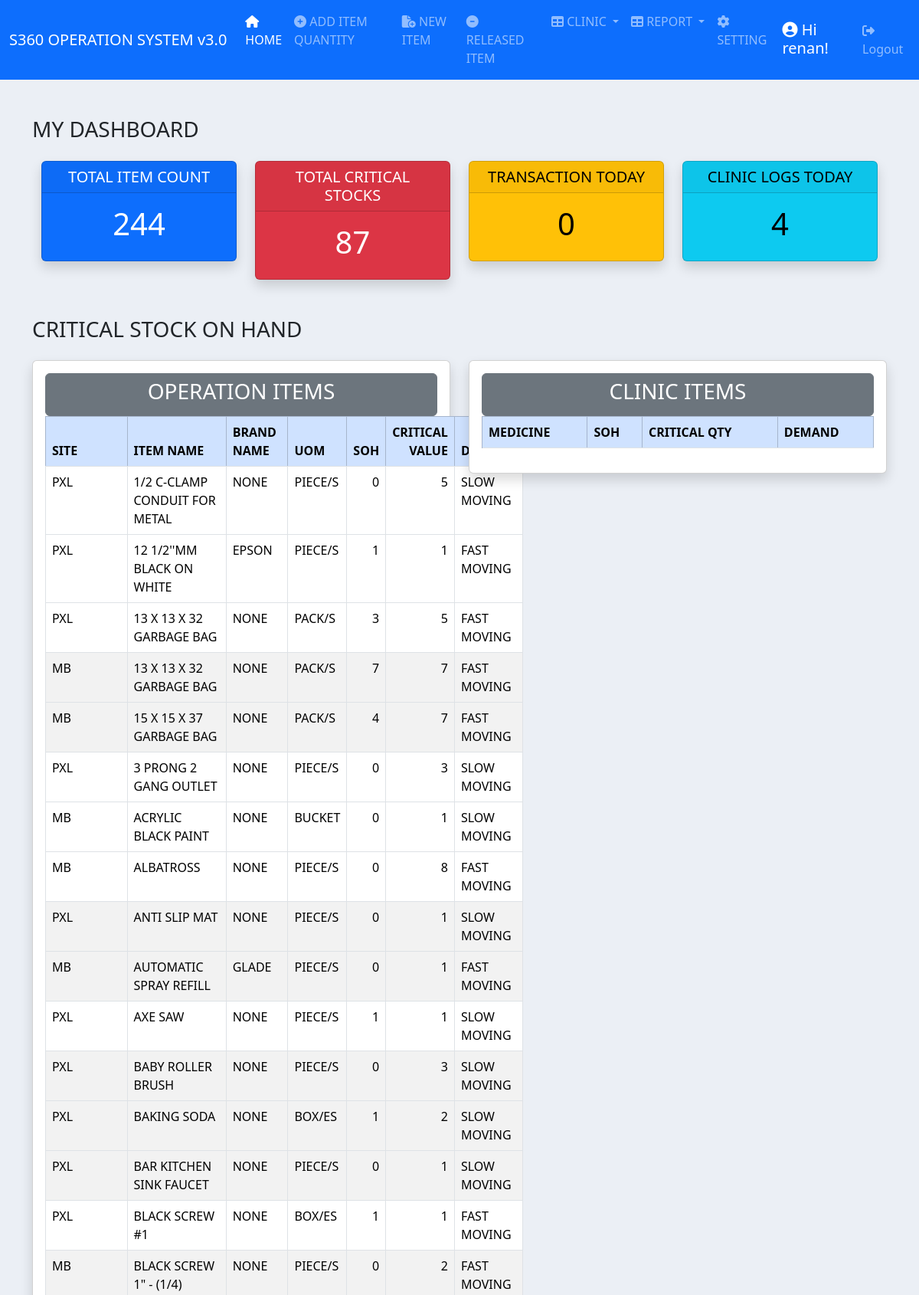
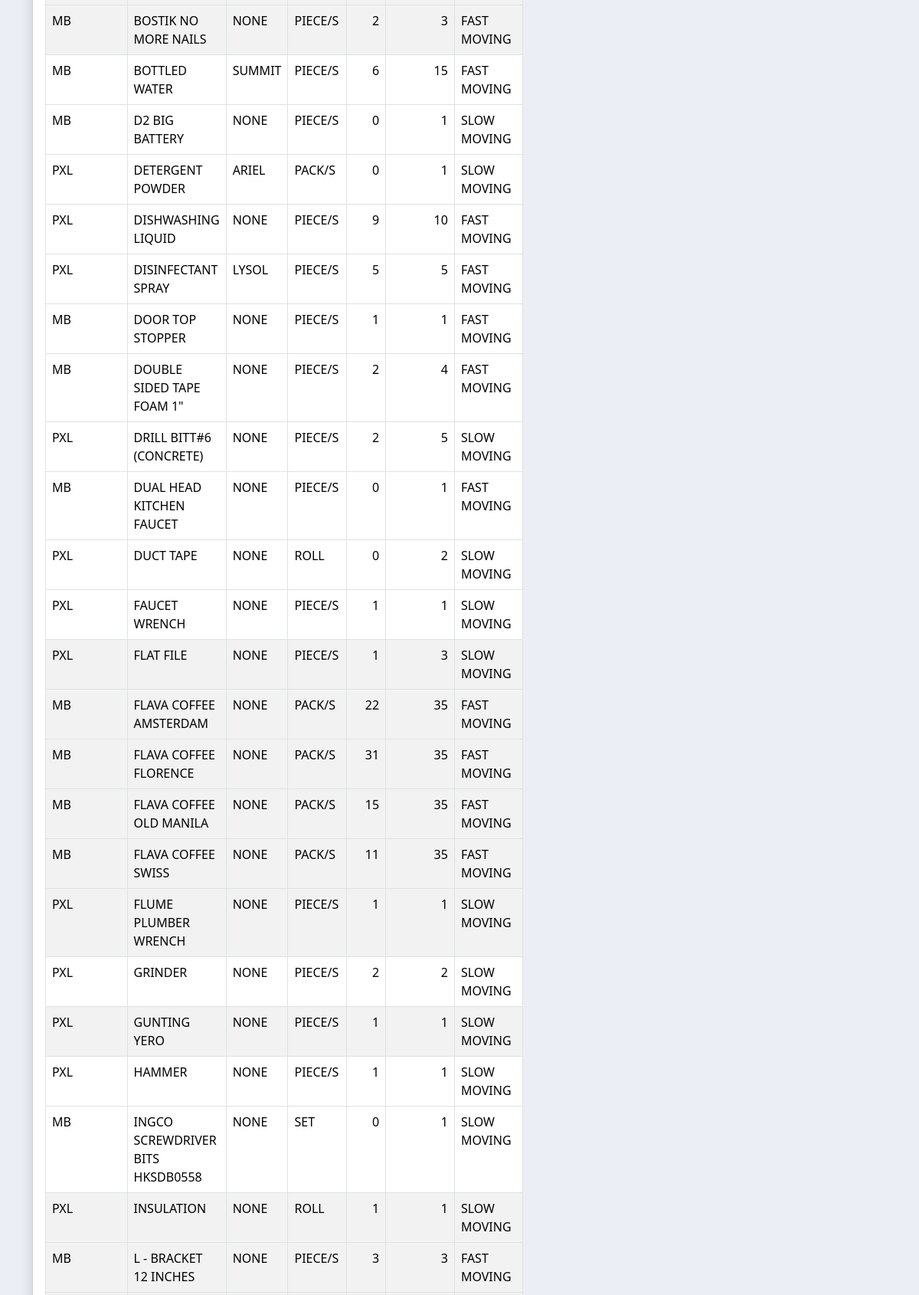
The page /dashboard/ (signed in, upper part) on the database its author committed (2 pictures, top to bottom).
### inventory/models.py (models this page shows, shortened)
class ItemBase(models.Model):
    item_name = models.CharField(max_length=200, null=True)
    brand_name = models.CharField(max_length=200, null=True)
    soh = models.IntegerField(null=True)
    item_code = models.CharField(max_length=200, null=True, blank=True)
    date_added = models.DateTimeField(auto_now_add=True)
    remarks = models.CharField(max_length=50, null=True)
    uom = models.ForeignKey(UOM, on_delete=models.CASCADE, null=True)
    critical_value = models.IntegerField(null=True, blank=True)
    site = models.ForeignKey(Site, on_delete=models.CASCADE)
    demand_item = models.ForeignKey(DemandItems, on_delete=models.CASCADE)
    division = models.ForeignKey(Division, on_delete=models.CASCADE, null=True)
    class Meta:
        ordering = ["item_name"]

class Site(models.Model):
    site = models.CharField(max_length=200)
    class Meta:
        ordering = ["site"]
    def __str__(self):
        return self.site

class UOM(models.Model):
    uom = models.CharField(max_length=100)
    def __str__(self):
        return self.uom
    class Meta:
        ordering = ["uom"]

class DemandItems(models.Model):
    demand_item = models.CharField(max_length=30)
    def __str__(self):
        return self.demand_item
    class Meta:
        ordering = ["demand_item"]

### dashboard/views.py (the view)
# urls.py: path('', views.dashboard_view, name='dashboard'),
@login_required
def dashboard_view(request):
    itembase = ItemBase.objects.all()
    item = Item.objects.all()
    clinic = Clinic_Record.objects.all()
    medicine = Medicine.objects.all()
    item_count = itembase.count()
    critical_count = 0
    critical_list = []
    for critical in itembase:
        if critical.critical_value != 0:
            if critical.critical_value is not None:
                if critical.soh <= critical.critical_value:
                    critical_count += 1
                    critical_list.append(critical.id)
                    print(f"critical database = {critical.soh}")
                    print(f"critical assign = {critical.critical_value}")
            else:
                if critical.soh <= none_value:
                    critical_count += 1
                    critical_list.append(critical.id)
    print(critical_count)
    transaction_count = 0
    for transaction_date in item:
        if transaction_date.date_added.date() == datetime.datetime.now().date():
            transaction_count += 1
    unique_users = set()  # A set to store unique user IDs
    for clinic_date in clinic:
        if clinic_date.date_added.date() == datetime.datetime.now().date():
            unique_users.add(clinic_date.employee_id)
    clinic_log_count = len(unique_users)  # Count the unique users
    context = {
        'item_count': item_count,
        'critical_count': critical_count,
        'none_value': none_value,
        'itembase': itembase,
        'transaction_count': transaction_count,
        'clinic_log_count': clinic_log_count,
        'medicine': medicine
    }
    return render(request, 'dashboard/dashboard_template.html', context)

### clinic/templatetags/custom_tags.py (called while the page is built)
@register.filter(name='has_group')
def has_group(user, group_name):
    return user.groups.filter(name=group_name).exists()

### dashboard/templates/dashboard/dashboard_template.html (shortened to what this page needs)
{% extends 'base.html'  %}
{% block content %}
<div class="container">
<div class="dasboard-title mt-5 pb-3">
    <h3>MY DASHBOARD  </h3>
</div>
<div class="container text-center">
    <div class="row">
      <div class="col-3">
        <div class="card text-bg-primary mb-3 shadow fade show">
            <h5 class="card-header">TOTAL ITEM COUNT</h5>
            <div class="card-body">
              <h1 class="card-title">{{ item_count }}</h1>
            </div>
          </div>
      </div>
      <div class="col-3">
        <div class="card text-bg-danger shadow fade show">
            <h5 class="card-header ">TOTAL CRITICAL STOCKS</h5>
            <div class="card-body">
                <h1 class="card-title">{{ critical_count }}</h1>
            </div>
          </div>
      </div>
      <div class="col-3">
        <div class="card text-bg-warning mb-3 shadow fade show ">
            <h5 class="card-header">TRANSACTION TODAY</h5>
            <div class="card-body">
                <h1 class="card-title">{{ transaction_count }}</h1>
            </div>
          </div>
      </div>
      <div class="col-3">
        <div class="card text-bg-info mb-3 shadow fade show ">
            <h5 class="card-header">CLINIC LOGS TODAY</h5>
            <div class="card-body">
                <h1 class="card-title">{{ clinic_log_count }}</h1>
            </div>
          </div>
      </div>
    </div>
</div>
<div class="dasboard-title mt-5 pb-3">
    <h3>CRITICAL STOCK ON HAND </h3>
</div>
<div class="row">
    <div class="col-6">
          <div class="card card-body shadow fade show">
            <div class="btn btn-secondary">
              <h3>OPERATION ITEMS</h3>
            </div>
            <table class="table table-bordered table-hover table-striped">
                  <thead class="table-primary">
                    <tr>
                      <th scope="col">SITE</th>
                      <th scope="col">ITEM NAME</th>
                      <th scope="col">BRAND NAME</th>
                      <th scope="col">UOM</th>
                      <th scope="col" class="text-right">SOH</th>
                      <th scope="col" class="text-right">CRITICAL VALUE</th>
                      <th scope="col">DEMAND</th>
                    </tr>
                  </thead>
                  <tbody>
                    {% for item in itembase %}
                    <tr>
                      {% if item.critical_value != 0 %}
                        {% if item.critical_value > 0 %}
                          {% if item.soh <= item.critical_value %}
                            <td>{{ item.site }}</td>
                            <td>{{ item.item_name }}</td>
                            <td>{{ item.brand_name }}</td>
                            <td>{{ item.uom }}</td>
                            <td class="item_soh text-right">{{ item.soh }}</td>
                            <td class="text-right">{{ item.critical_value }}</td>
                            <td>{{ item.demand_item }}</td>
                          {% endif %}
                        {% endif %}
                      {% endif %}
                    </tr>
                    {% endfor %}
                  </tbody>
                </table>
          </div>
    </div>
    <div class="col-6">
      <div class="card card-body shadow fade show">
        <div class="btn btn-secondary">
          <h3>CLINIC ITEMS</h3>
        </div>
        <table class="table table-bordered table-hover table-striped">
              <thead class="table-primary">
                <tr>
                  <th scope="col">MEDICINE</th>
                  <th scope="col">SOH</th>
                  <th scope="col">CRITICAL QTY</th>
                  <th scope="col">DEMAND</th>
                </tr>
              </thead>
            </table>
      </div>
    </div>
</div>
</div>
{% endblock content %}

### templates/navbar.html (shortened to what this page needs)
{% load custom_tags %}
<nav class="navbar navbar-expand-lg navbar-dark bg-primary">
    <div class="container-fluid">
      <a class="navbar-brand" href="">S360 OPERATION SYSTEM v3.0</a>
      {% if request.user.is_staff and request.user.is_superuser %}
      <div class="collapse navbar-collapse" id="navbarSupportedContent">
        <ul class="navbar-nav me-auto mb-2 mb-lg-0">
      {% if request.user|has_group:"OPERATION" or request.user|has_group:"ADMIN" %}
          <li class="nav-item">
            <a class="nav-link" aria-current="page" href="{% url 'dashboard' %}"><i class="fa-solid fa-house"></i> HOME</a>
          </li>
          <li class="nav-item">
            <a class="nav-link" href="{% url 'add_item' %}" ><i class="fa-solid fa-circle-plus"></i> ADD ITEM QUANTITY</a>
          </li>
          <li class="nav-item">
            <a class="nav-link" href="{% url 'new_item' %}" ><i class="fa-solid fa-file-circle-plus"></i> NEW ITEM</a>
          </li>
          <li class="nav-item">
            <a class="nav-link" href="{% url 'get_item' %}" ><i class="fa-solid fa-circle-minus"></i> RELEASED ITEM</a>
          </li>
      {% endif %}
      {% if request.user|has_group:"CLINIC" or request.user|has_group:"ADMIN" %}
          <li class="nav-item dropdown">
            <a class="nav-link dropdown-toggle" href="#" role="button" data-bs-toggle="dropdown" aria-expanded="false">
              <i class="fa-solid fa-table"></i>  CLINIC
            </a>
          </li>
      {% endif %}
      {% if request.user|has_group:"OPERATION" or request.user|has_group:"ADMIN" or request.user|has_group:"CLINIC" %}
          <li class="nav-item dropdown">
            <a class="nav-link dropdown-toggle" href="#" role="button" data-bs-toggle="dropdown" aria-expanded="false">
              <i class="fa-solid fa-table"></i>  REPORT
            </a>
      {% endif %}
          </li>
      {% if request.user|has_group:"ADMIN" %}
          <li class="nav-item">
            <a class="nav-link" href="/admin" ><i class="fa-solid fa-gear"></i> SETTING</a>
          </li>
      {% endif %}
        </ul>
        <ul class="navbar-nav ml-auto">
      {% if user.is_authenticated %}
        <h5 id="hi-name"><i class="fa-solid fa-circle-user"></i> Hi {{ user.username }}!</h5>
          <li class="nav-item">
            <a class="nav-link" href="{% url 'user-logout' %}" ><i class="fa-solid fa-right-from-bracket"></i> Logout</a>
          </li>
      {% endif %}
      {% endif %}
      </div>
    </div>
  </nav>

### static/mystyle.css (style rules this page uses)
#hi-name { color: white; padding-top: 7px; padding-left: 12px; padding-right: 10px; }
body { background-color: #ebeff5; }
.text-right { text-align: right }
.text-center { text-align: center }

### rows shown on the page
ItemBase: site "PXL", item_name "1/2 C-CLAMP CONDUIT FOR METAL", brand_name "NONE", uom "PIECE/S", soh "0", critical_value "5", demand_item "SLOW MOVING"
ItemBase: site "PXL", item_name "12 1/2''MM BLACK ON WHITE", brand_name "EPSON", uom "PIECE/S", soh "1", critical_value "1", demand_item "FAST MOVING"
ItemBase: site "PXL", item_name "13 X 13 X 32 GARBAGE BAG", brand_name "NONE", uom "PACK/S", soh "3", critical_value "5", demand_item "FAST MOVING"
ItemBase: site "MB", item_name "13 X 13 X 32 GARBAGE BAG", brand_name "NONE", uom "PACK/S", soh "7", critical_value "7", demand_item "FAST MOVING"
ItemBase: site "MB", item_name "15 X 15 X 37 GARBAGE BAG", brand_name "NONE", uom "PACK/S", soh "4", critical_value "7", demand_item "FAST MOVING"
ItemBase: site "PXL", item_name "3 PRONG 2 GANG OUTLET", brand_name "NONE", uom "PIECE/S", soh "0", critical_value "3", demand_item "SLOW MOVING"
ItemBase: site "MB", item_name "ACRYLIC BLACK PAINT", brand_name "NONE", uom "BUCKET", soh "0", critical_value "1", demand_item "SLOW MOVING"
ItemBase: site "MB", item_name "ALBATROSS", brand_name "NONE", uom "PIECE/S", soh "0", critical_value "8", demand_item "FAST MOVING"
ItemBase: site "PXL", item_name "ANTI SLIP MAT", brand_name "NONE", uom "PIECE/S", soh "0", critical_value "1", demand_item "SLOW MOVING"
ItemBase: site "MB", item_name "AUTOMATIC SPRAY REFILL", brand_name "GLADE", uom "PIECE/S", soh "0", critical_value "1", demand_item "FAST MOVING"
ItemBase: site "PXL", item_name "AXE SAW", brand_name "NONE", uom "PIECE/S", soh "1", critical_value "1", demand_item "SLOW MOVING"
ItemBase: site "PXL", item_name "BABY ROLLER BRUSH", brand_name "NONE", uom "PIECE/S", soh "0", critical_value "3", demand_item "SLOW MOVING"
ItemBase: site "PXL", item_name "BAKING SODA", brand_name "NONE", uom "BOX/ES", soh "1", critical_value "2", demand_item "SLOW MOVING"
ItemBase: site "PXL", item_name "BAR KITCHEN SINK FAUCET", brand_name "NONE", uom "PIECE/S", soh "0", critical_value "1", demand_item "SLOW MOVING"
ItemBase: site "PXL", item_name "BLACK SCREW #1", brand_name "NONE", uom "BOX/ES", soh "1", critical_value "1", demand_item "FAST MOVING"
ItemBase: site "MB", item_name "BLACK SCREW 1\" - (1/4)", brand_name "NONE", uom "PIECE/S", soh "0", critical_value "2", demand_item "FAST MOVING"
ItemBase: site "MB", item_name "BOSTIK NO MORE NAILS", brand_name "NONE", uom "PIECE/S", soh "2", critical_value "3", demand_item "FAST MOVING"
ItemBase: site "MB", item_name "BOTTLED WATER", brand_name "SUMMIT", uom "PIECE/S", soh "6", critical_value "15", demand_item "FAST MOVING"
ItemBase: site "MB", item_name "D2 BIG BATTERY", brand_name "NONE", uom "PIECE/S", soh "0", critical_value "1", demand_item "SLOW MOVING"
ItemBase: site "PXL", item_name "DETERGENT POWDER", brand_name "ARIEL", uom "PACK/S", soh "0", critical_value "1", demand_item "SLOW MOVING"
ItemBase: site "PXL", item_name "DISHWASHING LIQUID", brand_name "NONE", uom "PIECE/S", soh "9", critical_value "10", demand_item "FAST MOVING"
ItemBase: site "PXL", item_name "DISINFECTANT SPRAY", brand_name "LYSOL", uom "PIECE/S", soh "5", critical_value "5", demand_item "FAST MOVING"
ItemBase: site "MB", item_name "DOOR TOP STOPPER", brand_name "NONE", uom "PIECE/S", soh "1", critical_value "1", demand_item "FAST MOVING"
ItemBase: site "MB", item_name "DOUBLE SIDED TAPE FOAM 1\"", brand_name "NONE", uom "PIECE/S", soh "2", critical_value "4", demand_item "FAST MOVING"
ItemBase: site "PXL", item_name "DRILL BITT#6 (CONCRETE)", brand_name "NONE", uom "PIECE/S", soh "2", critical_value "5", demand_item "SLOW MOVING"
ItemBase: site "MB", item_name "DUAL HEAD KITCHEN FAUCET", brand_name "NONE", uom "PIECE/S", soh "0", critical_value "1", demand_item "FAST MOVING"
ItemBase: site "PXL", item_name "DUCT TAPE", brand_name "NONE", uom "ROLL", soh "0", critical_value "2", demand_item "SLOW MOVING"
ItemBase: site "PXL", item_name "FAUCET WRENCH", brand_name "NONE", uom "PIECE/S", soh "1", critical_value "1", demand_item "SLOW MOVING"
ItemBase: site "PXL", item_name "FLAT FILE", brand_name "NONE", uom "PIECE/S", soh "1", critical_value "3", demand_item "SLOW MOVING"
ItemBase: site "MB", item_name "FLAVA COFFEE AMSTERDAM", brand_name "NONE", uom "PACK/S", soh "22", critical_value "35", demand_item "FAST MOVING"
ItemBase: site "MB", item_name "FLAVA COFFEE FLORENCE", brand_name "NONE", uom "PACK/S", soh "31", critical_value "35", demand_item "FAST MOVING"
ItemBase: site "MB", item_name "FLAVA COFFEE OLD MANILA", brand_name "NONE", uom "PACK/S", soh "15", critical_value "35", demand_item "FAST MOVING"
ItemBase: site "MB", item_name "FLAVA COFFEE SWISS", brand_name "NONE", uom "PACK/S", soh "11", critical_value "35", demand_item "FAST MOVING"
ItemBase: site "PXL", item_name "FLUME PLUMBER WRENCH", brand_name "NONE", uom "PIECE/S", soh "1", critical_value "1", demand_item "SLOW MOVING"
ItemBase: site "PXL", item_name "GRINDER", brand_name "NONE", uom "PIECE/S", soh "2", critical_value "2", demand_item "SLOW MOVING"
ItemBase: site "PXL", item_name "GUNTING YERO", brand_name "NONE", uom "PIECE/S", soh "1", critical_value "1", demand_item "SLOW MOVING"
ItemBase: site "PXL", item_name "HAMMER", brand_name "NONE", uom "PIECE/S", soh "1", critical_value "1", demand_item "SLOW MOVING"
ItemBase: site "MB", item_name "INGCO SCREWDRIVER BITS HKSDB0558", brand_name "NONE", uom "SET", soh "0", critical_value "1", demand_item "SLOW MOVING"
ItemBase: site "PXL", item_name "INSULATION", brand_name "NONE", uom "ROLL", soh "1", critical_value "1", demand_item "SLOW MOVING"
ItemBase: site "MB", item_name "L - BRACKET 12 INCHES", brand_name "NONE", uom "PIECE/S", soh "3", critical_value "3", demand_item "FAST MOVING"

### other values the page prints
{{ user.username }} "renan"
{{ item_count }} "244"
{{ critical_count }} "87"
{{ transaction_count }} "0"
{{ clinic_log_count }} "4"
